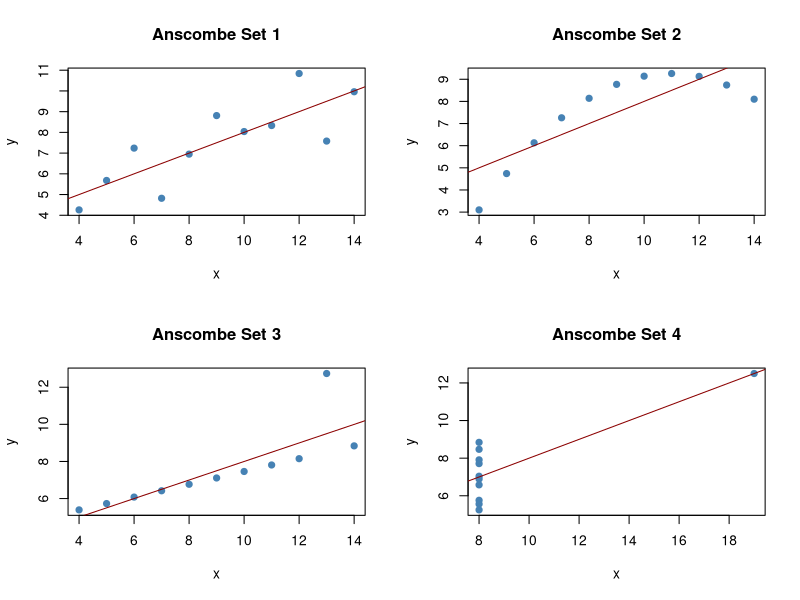
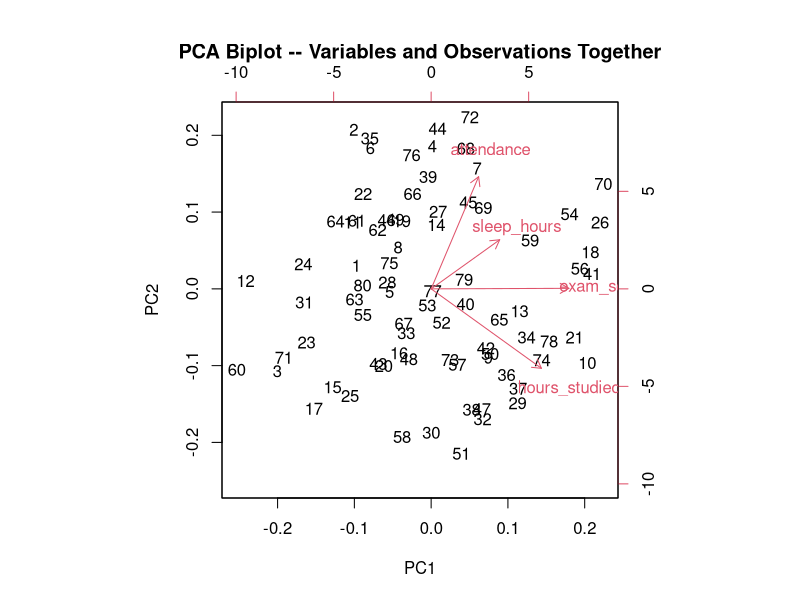
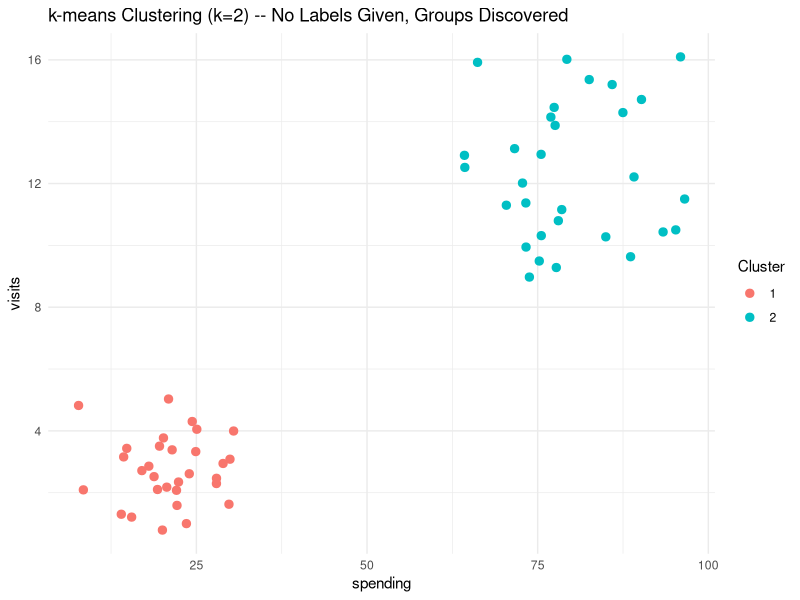
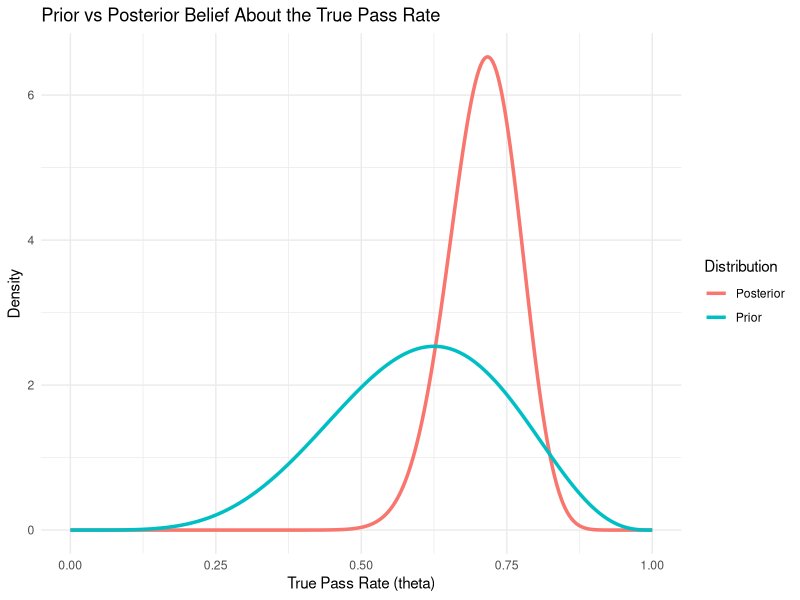

Source code (R) for these figures, in order:
# ==============================================================================
# R PROGRAMMING REFRESHER -- PART 5: STATISTICAL PARADIGMS
# Descriptive, EDA, Inferential, Predictive, Multivariate, Nonparametric, Bayesian
# ==============================================================================
# Continues the numbering from Part 4 (which ended at Section 39). Standalone/
# runnable via Rscript or source(). Requires only ggplot2 -- Section 47's
# Bayesian example deliberately uses base R's dbeta()/qbeta() (conjugate
# updating) rather than Stan/JAGS/brms, which need heavy compiled toolchains.
#
# A Python parallel to this file is a natural next step, per your note --
# not attempted here.
# ==============================================================================

library(ggplot2)

section <- function(num, title) {
  bar <- paste(rep("=", 78), collapse = "")
  cat("\n", bar, "\n", sep = "")
  cat(sprintf("%2s. %s\n", num, title))
  cat(bar, "\n", sep = "")
}

# ------------------------------------------------------------------------------
section(40, "THE SEVEN STATISTICAL PARADIGMS -- OVERVIEW")
# ------------------------------------------------------------------------------
overview <- data.frame(
  Paradigm      = c("Descriptive", "EDA", "Inferential", "Predictive",
                     "Multivariate", "Nonparametric", "Bayesian"),
  Core_Question = c(
    "What does the data I have look like?",
    "What patterns/anomalies haven't I found yet?",
    "What can I claim about the population, from a sample?",
    "How accurately can I forecast NEW, unseen cases?",
    "How do many variables behave TOGETHER?",
    "Can I answer without assuming a distribution shape?",
    "How should new data update what I already believed?"
  ),
  Example_R_Tools = c(
    "mean(), sd(), summary()",
    "hist(), boxplot(), pairs(), anscombe dataset",
    "t.test(), confint(), p-values",
    "lm()/glm() + predict() on a holdout set",
    "prcomp(), kmeans(), cor()",
    "wilcox.test(), kruskal.test(), Spearman cor()",
    "dbeta()/qbeta() conjugate updates, credible intervals"
  ),
  stringsAsFactors = FALSE
)
print(overview, row.names = FALSE)

cat("\nThese aren't mutually exclusive toolkits -- the SAME lm() call shows up\n")
cat("in both Section 43 (inferential, reading the p-value) and Section 44\n")
cat("(predictive, reading holdout RMSE and ignoring the p-value entirely).\n")
cat("What changes is the QUESTION being asked of the model, not the code.\n")

# ------------------------------------------------------------------------------
section(41, "DESCRIPTIVE STATISTICS -- SUMMARIZING THE DATA YOU HAVE")
# ------------------------------------------------------------------------------
set.seed(1)
class_scores <- round(c(rnorm(28, 78, 9), 40, 42))  # + 2 deliberate low outliers

cat("Central tendency:\n")
cat("  mean:  ", mean(class_scores), "\n")
cat("  median:", median(class_scores), "\n")

cat("\nDispersion:\n")
cat("  sd:       ", round(sd(class_scores), 2), "\n")
cat("  variance: ", round(var(class_scores), 2), "\n")
cat("  IQR:      ", IQR(class_scores), "\n")
cat("  range:    ", diff(range(class_scores)), "\n")

skewness <- function(x) {
  x <- x - mean(x)
  (sum(x^3) / length(x)) / (sum(x^2) / length(x))^1.5
}
cat("\nShape -- a simple skewness statistic (no extra package needed):\n")
cat("  skewness:", round(skewness(class_scores), 2),
    "(negative = left-skewed, pulled down by the two low outliers)\n")

cat("\nFull five-number summary:\n")
print(summary(class_scores))

cat("\nDescriptive statistics answer exactly ONE question: 'what does the\n")
cat("data I already have look like'. No claim about any wider population is\n")
cat("being made here -- that step is Section 43.\n")

# ------------------------------------------------------------------------------
section(42, "EXPLORATORY DATA ANALYSIS (EDA) -- WHY YOU MUST ALSO LOOK")
# ------------------------------------------------------------------------------
data(anscombe)  # ships with base R's datasets package -- 4 x/y pairs, built for this exact point

for (i in 1:4) {
  x <- anscombe[[paste0("x", i)]]
  y <- anscombe[[paste0("y", i)]]
  cat(sprintf("Set %d: mean(x)=%.2f  mean(y)=%.2f  sd(x)=%.2f  sd(y)=%.2f  cor=%.3f\n",
              i, mean(x), mean(y), sd(x), sd(y), cor(x, y)))
}
cat("\nAll four datasets share nearly IDENTICAL descriptive statistics -- same\n")
cat("mean, same variance, same correlation. Section 41's numbers alone would\n")
cat("say these are the same dataset. They are not:\n")

par(mfrow = c(2, 2))
for (i in 1:4) {
  x <- anscombe[[paste0("x", i)]]
  y <- anscombe[[paste0("y", i)]]
  plot(x, y, main = paste("Anscombe Set", i), pch = 19, col = "steelblue")
  abline(lm(y ~ x), col = "darkred")
}
par(mfrow = c(1, 1))

cat("\nSet 1 is a genuine linear relationship. Set 2 is curved (a straight\n")
cat("line is the wrong model). Set 3 has one outlier distorting an otherwise\n")
cat("perfect line. Set 4 is driven entirely by a single high-leverage point.\n")
cat("Anscombe (1973) built this quartet specifically to make the point: EDA\n")
cat("-- actually looking -- is not optional, and summary statistics can\n")
cat("actively mislead without it.\n")

# ------------------------------------------------------------------------------
section(43, "INFERENTIAL STATISTICS -- GENERALIZING FROM SAMPLE TO POPULATION")
# ------------------------------------------------------------------------------
set.seed(3)
sample_attendance <- rnorm(45, mean = 0.87, sd = 0.07)

test_result <- t.test(sample_attendance, mu = 0.90)
cat("Descriptive fact:  this SAMPLE's mean attendance is",
    round(mean(sample_attendance), 4), "\n")
cat("Inferential claim: the district's TRUE mean attendance is somewhere in\n")
cat("the 95% CI [", round(test_result$conf.int[1], 4), ",",
    round(test_result$conf.int[2], 4), "]\n")
cat("p-value against H0: true mean = 0.90 ->",
    format.pval(test_result$p.value, digits = 3), "\n\n")

cohens_d <- (mean(sample_attendance) - 0.90) / sd(sample_attendance)
cat("Effect size matters as much as the p-value -- a tiny, practically\n")
cat("meaningless difference can still be 'significant' with enough data.\n")
cat("Cohen's d =", round(cohens_d, 3),
    ifelse(abs(cohens_d) < 0.2, "(negligible)",
    ifelse(abs(cohens_d) < 0.5, "(small)", "(moderate/large)")), "\n\n")

cat("The point of inference: the SAMPLE isn't what you actually care about.\n")
cat("You're using it to make a defensible claim about a POPULATION you\n")
cat("didn't fully observe -- a line Section 41 (descriptive) never crosses.\n")

# ------------------------------------------------------------------------------
section(44, "PREDICTIVE STATISTICS -- OPTIMIZING FOR ACCURACY ON NEW DATA")
# ------------------------------------------------------------------------------
set.seed(5)
n <- 200
full_df <- data.frame(
  hours_studied = runif(n, 0, 10),
  attendance    = runif(n, 0.5, 1.0)
)
full_df$exam_score <- 45 + 3.5 * full_df$hours_studied + 30 * full_df$attendance + rnorm(n, sd = 6)

train_idx <- sample(1:n, size = 0.75 * n)
train_df  <- full_df[train_idx, ]
test_df   <- full_df[-train_idx, ]

pred_model  <- lm(exam_score ~ hours_studied + attendance, data = train_df)
predictions <- predict(pred_model, newdata = test_df)

rmse <- sqrt(mean((test_df$exam_score - predictions)^2))
mae  <- mean(abs(test_df$exam_score - predictions))

cat("Trained on", nrow(train_df), "rows, evaluated on", nrow(test_df), "UNSEEN rows.\n")
cat("Test RMSE:", round(rmse, 2), " | Test MAE:", round(mae, 2), "\n\n")

cat("Notice what's absent compared to Section 43: no p-value, no confidence\n")
cat('interval on a coefficient. The question here is not "is hours_studied\n')
cat('significantly related to score in the population" -- it\'s "how close\n')
cat('are my forecasts on data the model never saw." Same lm() function,\n')
cat("genuinely different goal, different success metric entirely.\n")

# ------------------------------------------------------------------------------
section(45, "MULTIVARIATE STATISTICS -- MANY VARIABLES, ANALYZED TOGETHER")
# ------------------------------------------------------------------------------
set.seed(9)
multi_df <- data.frame(
  hours_studied = runif(80, 0, 10),
  sleep_hours   = runif(80, 4, 9),
  attendance    = runif(80, 0.5, 1.0)
)
multi_df$exam_score <- 40 + 4 * multi_df$hours_studied + 3 * multi_df$sleep_hours +
                        30 * multi_df$attendance + rnorm(80, sd = 5)

# ---- PCA: compress correlated variables into fewer, uncorrelated axes ----
pca_result <- prcomp(multi_df, scale. = TRUE)
cat("Proportion of variance explained by each principal component:\n")
print(summary(pca_result)$importance[2, ])
cat("\nThe first couple of components usually capture most of the spread\n")
cat("across ALL original variables at once -- useful once there are too\n")
cat("many numeric variables to eyeball directly with pairs() (Part 3,\n")
cat("Section 35).\n\n")

biplot(pca_result, main = "PCA Biplot -- Variables and Observations Together")

# ---- k-means: unsupervised grouping, no outcome variable at all ----
set.seed(2)
cluster_df <- data.frame(
  spending = c(rnorm(30, 20, 5), rnorm(30, 80, 8)),
  visits   = c(rnorm(30, 3, 1), rnorm(30, 12, 2))
)
km <- kmeans(scale(cluster_df), centers = 2)

print(
  ggplot(cluster_df, aes(x = spending, y = visits, color = factor(km$cluster))) +
    geom_point(size = 2.5) +
    labs(title = "k-means Clustering (k=2) -- No Labels Given, Groups Discovered",
         color = "Cluster") +
    theme_minimal()
)
cat("PCA and k-means both work on the WHOLE variable set jointly rather\n")
cat("than one relationship at a time -- and k-means needs no outcome\n")
cat("variable at all, unlike everything in Sections 43-44.\n")

# ------------------------------------------------------------------------------
section(46, "NONPARAMETRIC STATISTICS -- NO DISTRIBUTIONAL SHAPE ASSUMED")
# ------------------------------------------------------------------------------
set.seed(15)
dept_scores <- data.frame(
  Department = rep(c("Eng", "Sales", "Support"), each = 15),
  Rating     = c(rexp(15, rate = 0.10), rexp(15, rate = 0.07), rexp(15, rate = 0.20))
)

cat("Kruskal-Wallis -- nonparametric alternative to one-way ANOVA. Works on\n")
cat("RANKS instead of raw values, so it doesn't assume normal residuals:\n")
print(kruskal.test(Rating ~ Department, data = dept_scores))

cat("\nSpearman correlation -- nonparametric alternative to Pearson's r,\n")
cat("measures a MONOTONIC relationship (doesn't need to be a straight line):\n")
set.seed(16)
x_mono <- 1:50
y_mono <- x_mono^3 + rnorm(50, sd = 2000)   # monotonic, but clearly not linear

cat("  Pearson  (assumes linear):    ", round(cor(x_mono, y_mono, method = "pearson"), 3), "\n")
cat("  Spearman (assumes monotonic): ", round(cor(x_mono, y_mono, method = "spearman"), 3), "\n")
cat("  Spearman correctly reads this as a near-perfect relationship;\n")
cat("  Pearson understates it because the true relationship is curved.\n\n")

cat("Nonparametric methods trade a little statistical power (when the\n")
cat("parametric assumptions genuinely hold) for robustness (when they\n")
cat("don't) -- exactly the same trade rlm() made against lm() back in\n")
cat("Part 1, Section 22.\n")

# ------------------------------------------------------------------------------
section(47, "BAYESIAN STATISTICS -- UPDATING A BELIEF WITH DATA")
# ------------------------------------------------------------------------------
# Question: what's the true pass rate for a new intervention program?
# Prior belief BEFORE seeing any data: centered around 60%, moderately
# confident. Beta is the natural ("conjugate") prior for a proportion --
# ties directly back to Part 2, Section 27's distribution reference table.
prior_alpha <- 6; prior_beta <- 4   # Beta(6,4) -- prior mean = 6/(6+4) = 0.60

n_students <- 45
n_passed   <- 33   # observed: 33 of 45 students passed

# Conjugacy makes the update trivial -- no simulation, no MCMC needed. Just
# add successes/failures directly onto the prior's own parameters:
post_alpha <- prior_alpha + n_passed
post_beta  <- prior_beta + (n_students - n_passed)

cat("Prior belief:     Beta(", prior_alpha, ",", prior_beta, ") -- mean =",
    round(prior_alpha / (prior_alpha + prior_beta), 3), "\n")
cat("Observed data:    ", n_passed, "passed out of", n_students, "\n")
cat("Posterior belief: Beta(", post_alpha, ",", post_beta, ") -- mean =",
    round(post_alpha / (post_alpha + post_beta), 3), "\n\n")

# 95% credible interval -- a genuinely different interpretation from a
# frequentist CI: "given the prior and this data, there's a 95% probability
# the true rate is in here" -- not "95% of such intervals would contain the
# true value under infinite repeated sampling."
credible_interval <- qbeta(c(0.025, 0.975), post_alpha, post_beta)
cat("95% credible interval for the true pass rate:",
    round(credible_interval[1], 3), "to", round(credible_interval[2], 3), "\n\n")

theta <- seq(0, 1, length.out = 300)
bayes_df <- data.frame(
  theta        = rep(theta, 2),
  density      = c(dbeta(theta, prior_alpha, prior_beta), dbeta(theta, post_alpha, post_beta)),
  Distribution = rep(c("Prior", "Posterior"), each = length(theta))
)

print(
  ggplot(bayes_df, aes(x = theta, y = density, color = Distribution)) +
    geom_line(linewidth = 1.2) +
    labs(title = "Prior vs Posterior Belief About the True Pass Rate",
         x = "True Pass Rate (theta)", y = "Density") +
    theme_minimal()
)

cat("The posterior is visibly narrower and pulled toward the observed\n")
cat("33/45 = 73% rate -- more data pulls belief away from the prior and\n")
cat("tightens it. This entire update used only dbeta()/qbeta() from Part 2's\n")
cat("distribution table -- no MCMC and no Stan/JAGS/brms install required\n")
cat("for this class of problem (a single proportion with a conjugate prior).\n")

cat("\n", paste(rep("=", 78), collapse = ""), "\n", sep = "")
cat("PART 5 COMPLETE.\n")
